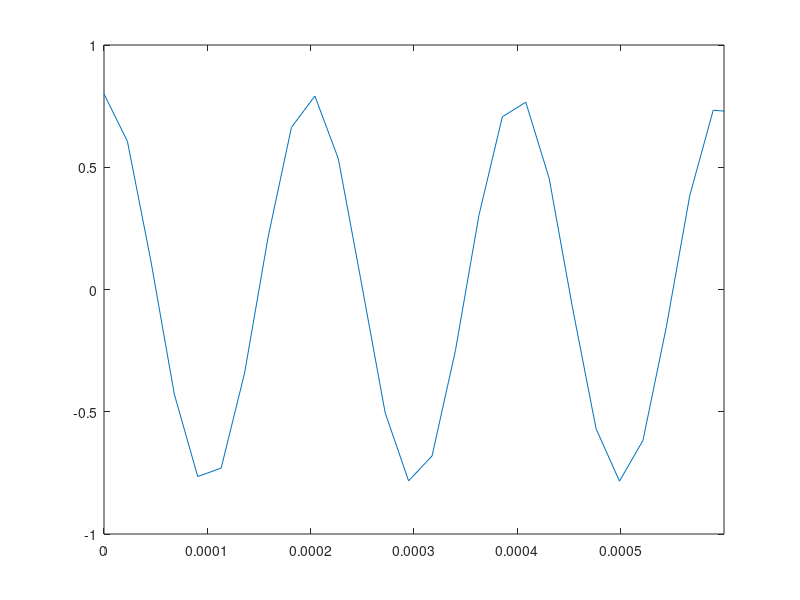
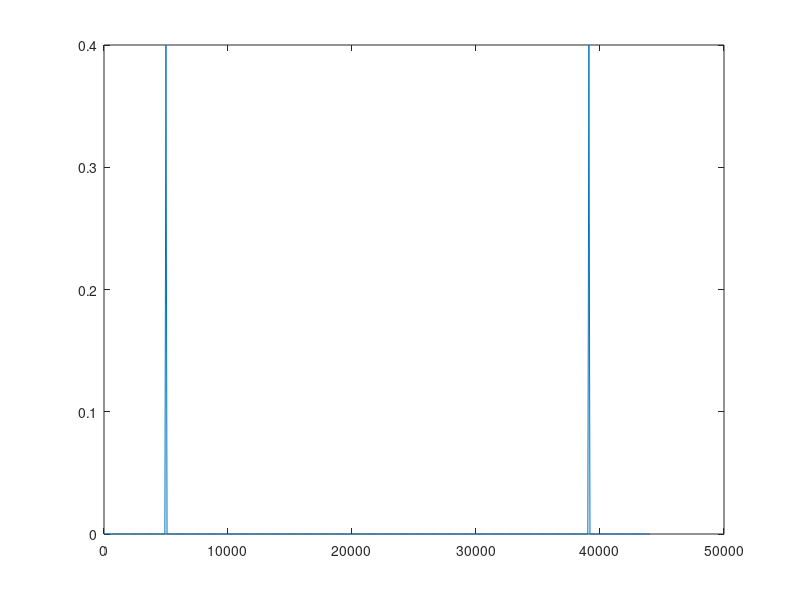
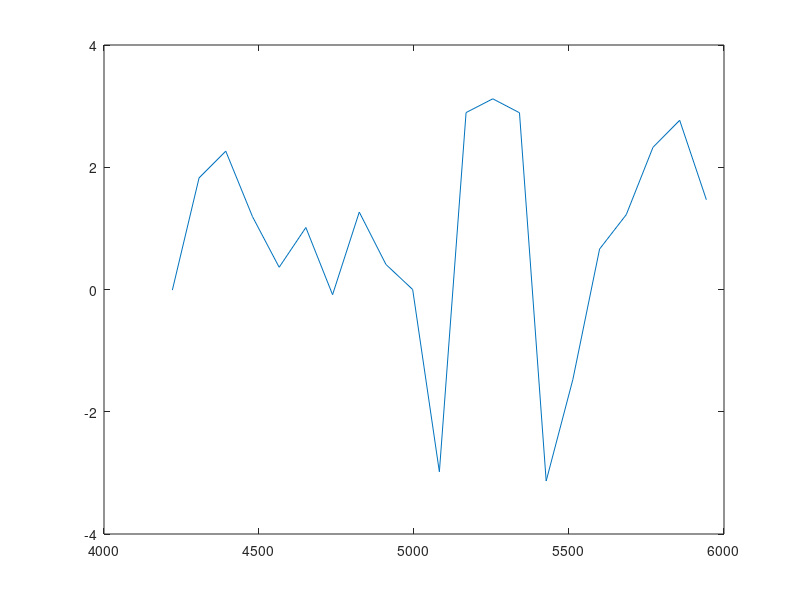

The MATLAB source for these figures, in order:
fc = 44100;
sinc = 1/fc;
dur = 0.1;
t = [0:sinc:dur-sinc];

winsize = 512;
winmezzi = floor(winsize/2);

h = hanning(winsize)';

binsize = fc/winsize;

%freq = 5038;
freq = 58*binsize;

amp = 0.8;

x = amp*(exp(i*2*pi*freq*t)+exp(-i*2*pi*freq*t))/2;

F = [0:binsize:(fc-binsize)];

x1 = x(1:winsize).*h;

fftbuffer = zeros(1, winsize);

fftbuffer (1:winmezzi) = x1(winmezzi+1:winsize); % parte destra
fftbuffer (winmezzi+1:winsize) = x1(1:winmezzi); % parte sinistra

Y = fft(x, winsize);

figure(1)
plot(t(1:winsize), fftbuffer)
axis([0 0.0006 -1 1 ])

figure(2)
plot(F, abs(Y)/winsize)

figure(3)
plot(F(50:70), angle(Y(50:70)))
